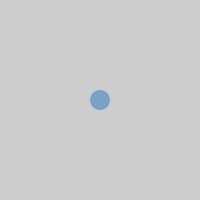
Frame 1 (no input)
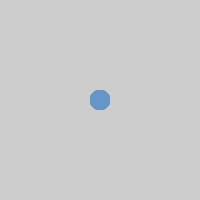
Frame 60 (the mouse pressed at the canvas centre just before this capture)
Frame 120 (the mouse held since frame 60 and released just before this capture): identical to frame 60, image omitted

The Processing sketch that drew these frames (run headless with seeded random() and noise(); from frame 60 on, the mouse is pressed at the canvas centre):

// Processing sketch: kapitel_4_eksempel_4_6
// ── kapitel_4_eksempel_4_6.pde
float r = 100;
float g = 150;
float b = 200;
float a = 200;

float diam = 20;
float x = 100;
float y = 100;

void setup() {
  size(200, 200);
}

void draw() {
  //use those variables to draw an ellipse
  noStroke();
  fill(r, g, b, a);
  ellipse(x, y, diam, diam);
}
